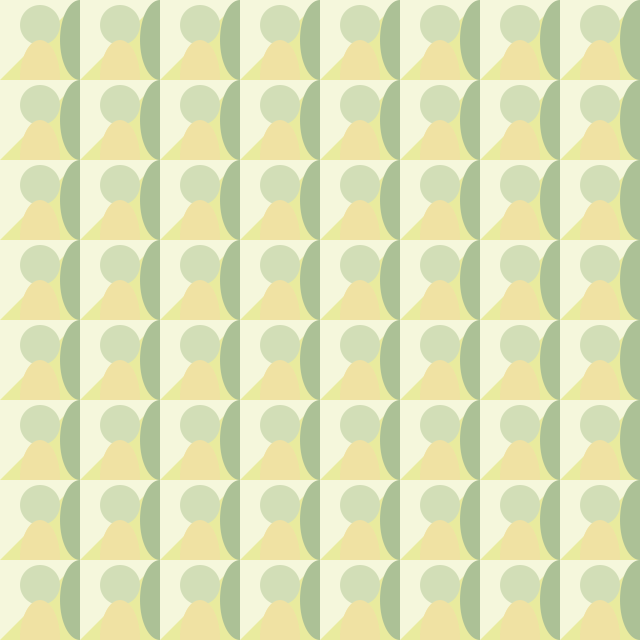
Frame 1 (no input)
Frame 60 (the mouse pressed at the canvas centre just before this capture): identical to frame 1, image omitted
Frame 120 (the mouse held since frame 60 and released just before this capture): identical to frame 1, image omitted

The Processing sketch that drew this single still picture (run headless with seeded random() and noise(); from frame 60 on, the mouse is pressed at the canvas centre):

// Processing sketch: Teselado_2
// ── Teselado_2.pde
// Nombre: María Camila Serrato Restrepo
// Código: 202410329
// Título: E02 – Repetición/Teselado

void setup() {
  size(640, 640);
  background(245);
}

int tam = 80;

void draw() {
  
  for (int x = 0; x <= width; x += tam) {
  for (int y = 0; y <= height; y += tam) {

      noStroke();

      // Rectángulo de fondox
      fill(245, 247, 220);
      rect(x, y, tam, tam);

      // Triángulo en esquina inferior derecha

      fill(233, 235, 158);
      triangle(x + tam, y + tam, x + tam, y, x, y + tam);
      
      fill(172, 193, 150);
      ellipse(x + tam, y + tam / 2, tam/2, tam);
      
      fill(240, 226, 163);
      arc(x + tam / 2, y + tam, tam/2, tam, PI, TWO_PI);
      
      fill(226, 237, 139);
      //ellipse(x + 2, y + tam / 2, tam/2, tam/2);
      
noStroke();

// Círculo (más arriba)
fill(210, 222, 183);
ellipse(x + tam / 2, y + tam / 2 - 15, tam / 2, tam / 2);  // subido en Y

 fill(240, 226, 163);
      arc(x + tam / 2, y + tam, tam/2, tam, PI, TWO_PI);
    }
  }
}
